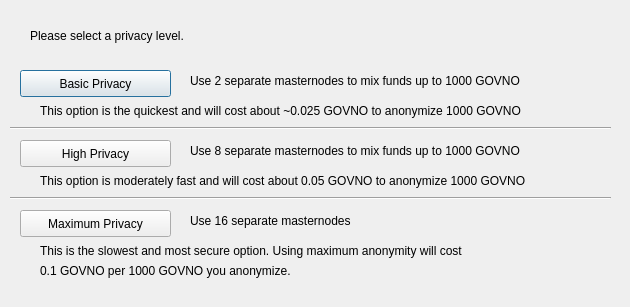
<?xml version="1.0" encoding="UTF-8"?>
<ui version="4.0">
 <class>DarksendConfig</class>
 <widget class="QDialog" name="DarksendConfig">
  <property name="geometry">
   <rect>
    <x>0</x>
    <y>0</y>
    <width>630</width>
    <height>307</height>
   </rect>
  </property>
  <property name="windowTitle">
   <string>Configure Darksend</string>
  </property>
  <widget class="QPushButton" name="buttonBasic">
   <property name="geometry">
    <rect>
     <x>20</x>
     <y>70</y>
     <width>151</width>
     <height>27</height>
    </rect>
   </property>
   <property name="text">
    <string>Basic Privacy</string>
   </property>
  </widget>
  <widget class="QPushButton" name="buttonHigh">
   <property name="geometry">
    <rect>
     <x>20</x>
     <y>140</y>
     <width>151</width>
     <height>27</height>
    </rect>
   </property>
   <property name="text">
    <string>High Privacy</string>
   </property>
  </widget>
  <widget class="QPushButton" name="buttonMax">
   <property name="geometry">
    <rect>
     <x>20</x>
     <y>210</y>
     <width>151</width>
     <height>27</height>
    </rect>
   </property>
   <property name="text">
    <string>Maximum Privacy</string>
   </property>
  </widget>
  <widget class="QLabel" name="label">
   <property name="geometry">
    <rect>
     <x>30</x>
     <y>20</y>
     <width>571</width>
     <height>31</height>
    </rect>
   </property>
   <property name="text">
    <string>Please select a privacy level.</string>
   </property>
  </widget>
  <widget class="QLabel" name="label_2">
   <property name="geometry">
    <rect>
     <x>190</x>
     <y>70</y>
     <width>421</width>
     <height>21</height>
    </rect>
   </property>
   <property name="text">
    <string>Use 2 separate masternodes to mix funds up to 1000 GOVNO</string>
   </property>
  </widget>
  <widget class="QLabel" name="label_3">
   <property name="geometry">
    <rect>
     <x>190</x>
     <y>140</y>
     <width>411</width>
     <height>21</height>
    </rect>
   </property>
   <property name="text">
    <string>Use 8 separate masternodes to mix funds up to 1000 GOVNO</string>
   </property>
  </widget>
  <widget class="QLabel" name="label_4">
   <property name="geometry">
    <rect>
     <x>190</x>
     <y>210</y>
     <width>421</width>
     <height>21</height>
    </rect>
   </property>
   <property name="text">
    <string>Use 16 separate masternodes</string>
   </property>
  </widget>
  <widget class="QLabel" name="label_6">
   <property name="geometry">
    <rect>
     <x>40</x>
     <y>100</y>
     <width>561</width>
     <height>21</height>
    </rect>
   </property>
   <property name="text">
    <string>This option is the quickest and will cost about ~0.025 GOVNO to anonymize 1000 GOVNO</string>
   </property>
  </widget>
  <widget class="QLabel" name="label_7">
   <property name="geometry">
    <rect>
     <x>40</x>
     <y>170</y>
     <width>561</width>
     <height>21</height>
    </rect>
   </property>
   <property name="text">
    <string>This option is moderately fast and will cost about 0.05 GOVNO to anonymize 1000 GOVNO</string>
   </property>
  </widget>
  <widget class="QLabel" name="label_8">
   <property name="geometry">
    <rect>
     <x>40</x>
     <y>240</y>
     <width>561</width>
     <height>21</height>
    </rect>
   </property>
   <property name="text">
    <string>This is the slowest and most secure option. Using maximum anonymity will cost</string>
   </property>
  </widget>
  <widget class="QLabel" name="label_9">
   <property name="geometry">
    <rect>
     <x>40</x>
     <y>260</y>
     <width>561</width>
     <height>21</height>
    </rect>
   </property>
   <property name="text">
    <string>0.1 GOVNO per 1000 GOVNO you anonymize.</string>
   </property>
  </widget>
  <widget class="Line" name="line">
   <property name="geometry">
    <rect>
     <x>10</x>
     <y>120</y>
     <width>601</width>
     <height>16</height>
    </rect>
   </property>
   <property name="orientation">
    <enum>Qt::Horizontal</enum>
   </property>
  </widget>
  <widget class="Line" name="line_2">
   <property name="geometry">
    <rect>
     <x>10</x>
     <y>190</y>
     <width>601</width>
     <height>16</height>
    </rect>
   </property>
   <property name="orientation">
    <enum>Qt::Horizontal</enum>
   </property>
  </widget>
 </widget>
 <resources/>
 <connections/>
</ui>
